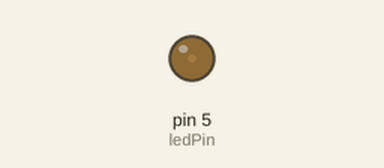
Simulated run of this sketch. Board: Arduino Uno, built with avr-gcc and run on an emulated ATmega328P. Shown: output pins drawn as LEDs (lit = HIGH). Random numbers use the default seed unless the sketch sets one.

Above: at 0.05 s.
At 0.6 s:
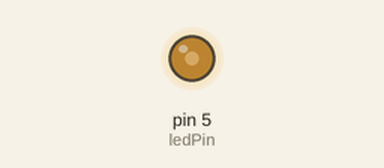
Timing chart, 0 to 3.5 s (numbered marks = the images above):
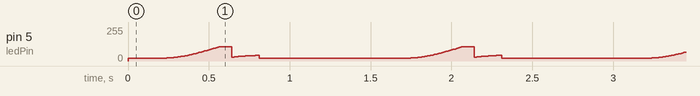

The sketch:

beating-LED-julehjerte.ino
```cpp
#include <Arduino.h>
#include <math.h>

 //
 // Calm resting heartbeat LED
 // Soft, rounded pulses – meditative
 //

 const int ledPin = 5;
 const float gammaVal = 2.4;
const float baseBrightness = 0.35;   // LED never goes below this
const float pulseDepth     = 0.35;   // how strong the heartbeat is


 // Calm heart rate
 float baseBPM = 40.0; // slow resting HR
 float bpmVariation = 1.5; // very subtle variation

 unsigned long cycleStart = 0;
 unsigned long beatPeriod = 0;

 void setup() {
 pinMode(ledPin, OUTPUT);
 randomSeed(analogRead(A0));
 updateBeatPeriod();
 }

 void updateBeatPeriod() {
 float bpm = baseBPM + random(-bpmVariation * 10, bpmVariation * 10) / 10.0;
 beatPeriod = (unsigned long)(60000.0 / bpm);
 }

 // Smooth pulse using raised cosine
 float smoothPulse(float x, float width) {
 if (x < 0.0 || x > width) return 0.0;
 float phase = x / width;
 return 0.5 - 0.5 * cos(PI * phase);
 }

 void loop() {
  unsigned long now = millis();
  unsigned long t = now - cycleStart;

  if (t >= beatPeriod) {
    cycleStart = now;
    updateBeatPeriod();
    t = 0;
  }

  float period = (float)beatPeriod;

  // Timing of the soft double pulse
  float lubStart = 0.12 * period;
  float dubStart = 0.32 * period;

  float lubWidth = 0.30 * period;
  float dubWidth = 0.22 * period;

  float pulse = 0.0;

  // LUB
  pulse += smoothPulse(t - lubStart, lubWidth);

  // DUB (very gentle echo)
  pulse += 0.35 * smoothPulse(t - dubStart, dubWidth);

  pulse = constrain(pulse, 0.0, 1.0);

  // Map pulse onto continuous glow
  float brightness =
      baseBrightness +
      pulseDepth * pulse;

  brightness = constrain(brightness, 0.0, 1.0);

  // Gamma correction
  brightness = pow(brightness, gammaVal);

  int pwmValue = (int)(brightness * 255.0 + 0.5);
  analogWrite(ledPin, pwmValue);

  delay(8);   // slightly slower update = calmer feel
}
```
